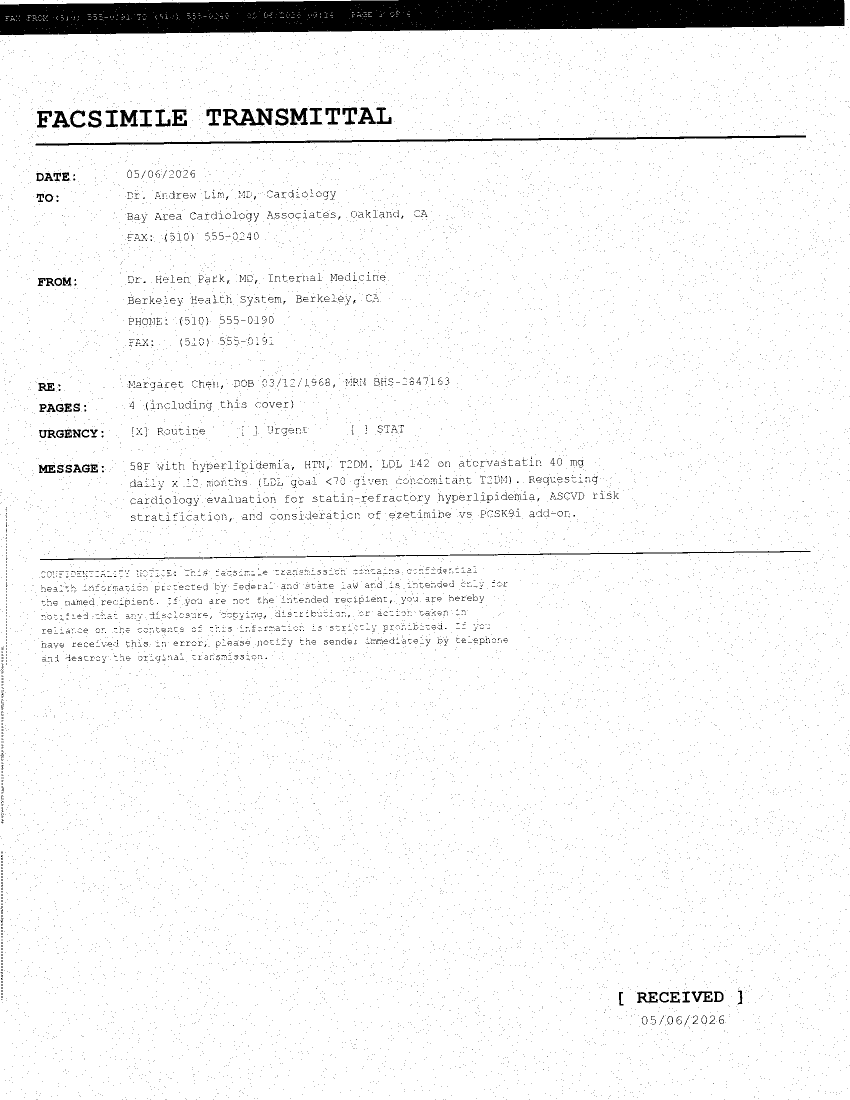
#> input picture agent-api/tests/fixtures/w2/multimodal/tiff/p01-chen-fax-packet.lab-only.tiff, 1700 x 2200 px (shown at 1/2 size)
$ python -i photo_preprocess.py   (imports and definitions only)   (older library calls are emulated)
#> lines starting #> are read from the running program, lines starting #| are printed output that depends on the picture; after the words box and inside, x2 and y2 are one past the last pixel; in counts of white or black regions, pixels touching at a corner belong together
#> further down, picture is the input picture: shape (2200, 1700, 3); 95.6% white; 15143 black regions (14670 under 20 px), largest, box (x1, y1, x2, y2) and area: (0, 0, 1689, 70) 98307, (71, 271, 1612, 292) 6242, (445, 217, 546, 251) 1779
"""Pre-OCR photo preprocessing pipeline (Phase 3 Wave 2A).

Cleans up cell-phone-photo intake images before they hit the OCR engine:
deskew → perspective unwarp → CLAHE on luminance → bilateral denoise.

Gated by ``settings.photo_preprocess`` ∈ {off, auto, force}:
  off    — no-op, returns input bytes verbatim (default)
  auto   — runs the heuristic ``is_likely_photo`` and only preprocesses
           when it votes yes
  force  — always preprocesses

Runs only on raster image input (PNG/JPEG); the caller in
``documents.ocr_engine.dispatch_extract_image`` routes PDFs around it.

Each step is wrapped so a failure returns the previous-stage image — the
pipeline never raises into the OCR call site.
"""

from __future__ import annotations

import io
import logging
import time
from typing import Optional

from agent.metrics import (
    agent_photo_preprocess_duration_seconds,
    agent_photo_preprocess_runs_total,
)
from observability.tool_logging import log_tool_outcome

logger = logging.getLogger(__name__)


# [207 lines left out: functions preprocess_photo, is_likely_photo, _resolved_mode, _safe, _deskew, not called in this run]


def _perspective_unwarp(image):
    """If a clean 4-corner contour dominates the frame (>30% area), unwarp it
    to a rectangle. Returns the original image if no clean quad is found —
    this stage is conservative because a wrong unwarp is worse than none."""
    import cv2  # type: ignore
    import numpy as np  # type: ignore

    gray = cv2.cvtColor(image, cv2.COLOR_BGR2GRAY) if image.ndim == 3 else image
    blurred = cv2.GaussianBlur(gray, (5, 5), 0)
    edges = cv2.Canny(blurred, 75, 200)
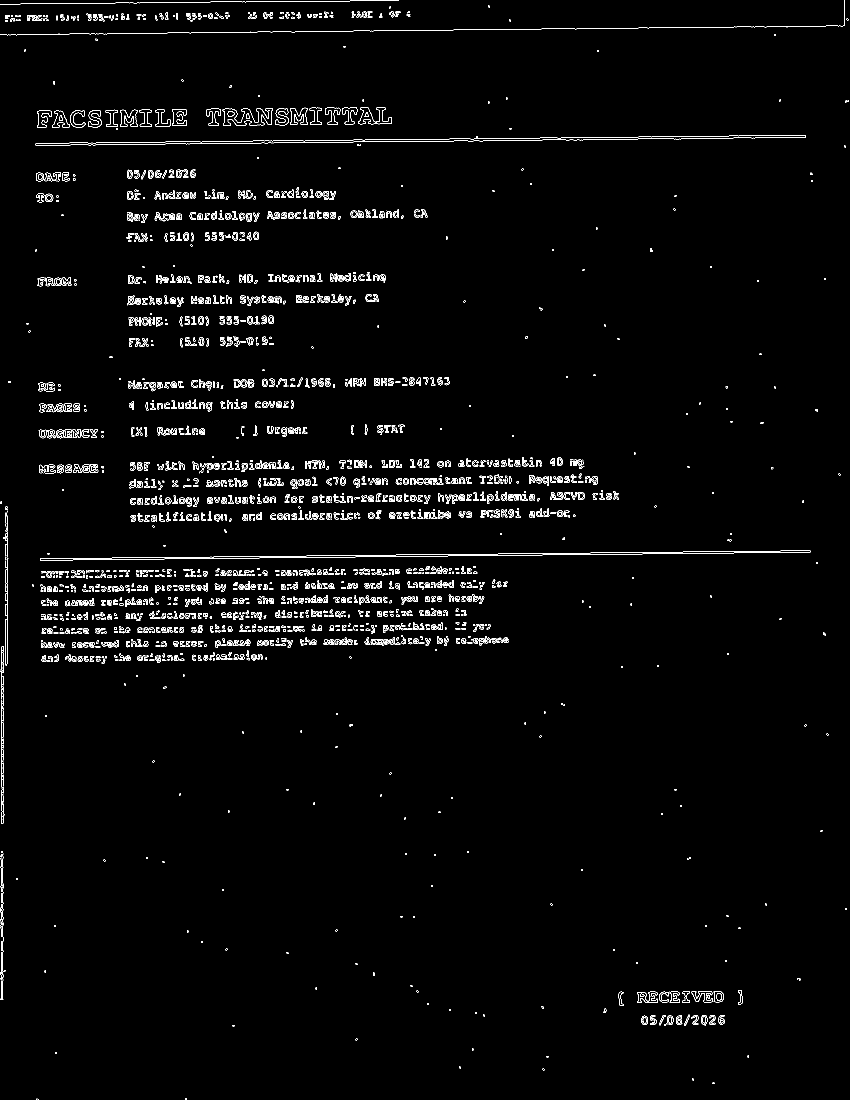
#> edges: shape (2200, 1700) (shown at 1/2 size); 2.1% white in thin lines or dots
    contours, _ = cv2.findContours(edges, cv2.RETR_EXTERNAL, cv2.CHAIN_APPROX_SIMPLE)
#> contours = 1790 contours, 977 with area under 20; largest, box (x1, y1, x2, y2) and area: (71, 270, 1612, 292) 6302, (445, 216, 546, 251) 1980, (80, 1101, 1621, 1121) 1056, (716, 214, 783, 249) 1011, (0, 1293, 8, 1624) 879
    if not contours:
        return image
    h, w = image.shape[:2]
#> h = 2200; w = 1700
    img_area = float(h * w)
#> img_area = 3740000
    best = None
    for c in sorted(contours, key=cv2.contourArea, reverse=True)[:5]:
        peri = cv2.arcLength(c, True)
        approx = cv2.approxPolyDP(c, 0.02 * peri, True)
        if len(approx) == 4 and cv2.contourArea(approx) > 0.30 * img_area:
            best = approx.reshape(4, 2).astype("float32")
            break
#> this loop made 5 passes
#> (peri, approx) on passes 1, 3, 5: (3161.4, [[1611, 271], [71, 290]]), (5505.8, [[1620, 1101], [80, 1120]]), (988, [[3, 1293], [6, 1623]])
#> peri on passes 2, 4: 520.6, 318.5
    if best is None:
        return image
    # Order points: TL, TR, BR, BL.
    s = best.sum(axis=1)
    diff = np.diff(best, axis=1).ravel()
    rect = np.zeros((4, 2), dtype="float32")
    rect[0] = best[np.argmin(s)]
    rect[2] = best[np.argmax(s)]
    rect[1] = best[np.argmin(diff)]
    rect[3] = best[np.argmax(diff)]
    (tl, tr, br, bl) = rect
    width = max(np.linalg.norm(br - bl), np.linalg.norm(tr - tl))
    height = max(np.linalg.norm(tr - br), np.linalg.norm(tl - bl))
    if width < 50 or height < 50:
        return image
    dst = np.array(
        [[0, 0], [width - 1, 0], [width - 1, height - 1], [0, height - 1]],
        dtype="float32",
    )
    M = cv2.getPerspectiveTransform(rect, dst)
    return cv2.warpPerspective(image, M, (int(width), int(height)))


# [22 lines left out: functions _clahe, _bilateral_denoise, not called in this run]

>>> import cv2
>>> picture = cv2.imread('../tests/fixtures/w2/multimodal/tiff/p01-chen-fax-packet.lab-only.tiff')
>>> result = _perspective_unwarp(picture)

$ run again, on agent-api/tests/fixtures/w2/multimodal/tiff/p04-kowalski-fax-packet.4page.tiff
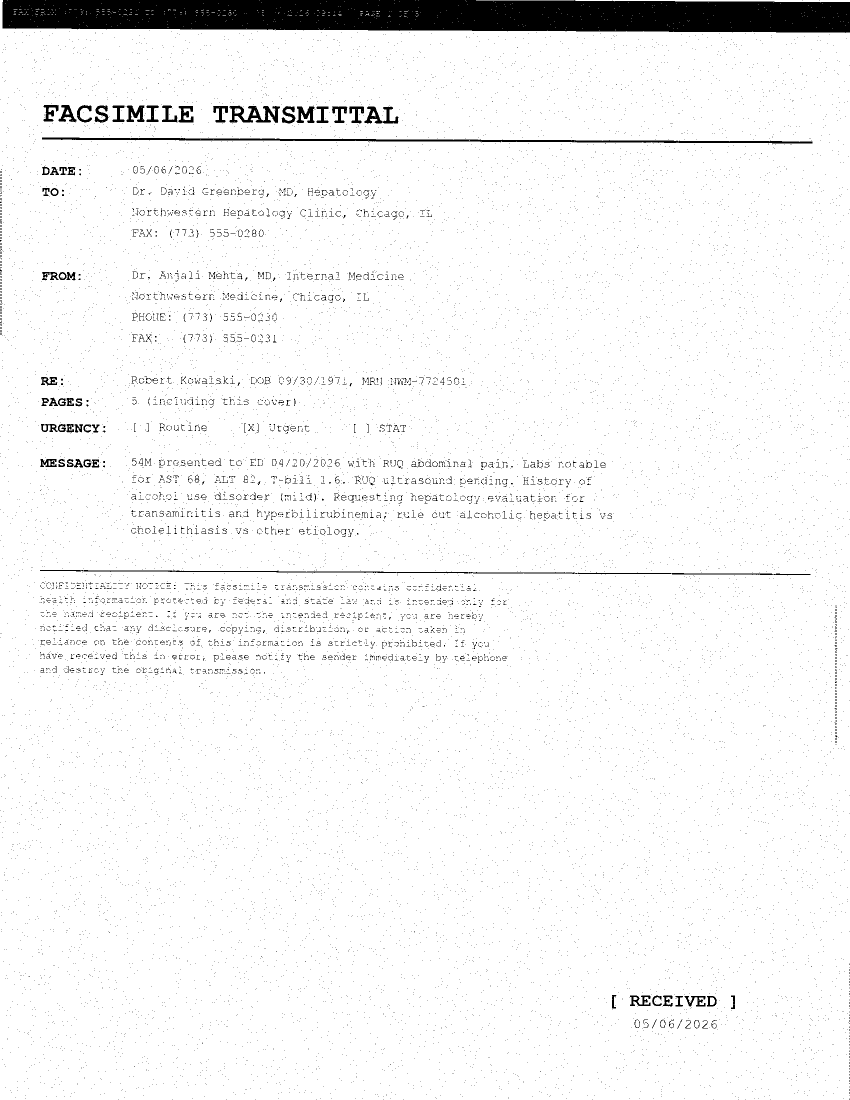
#> input picture agent-api/tests/fixtures/w2/multimodal/tiff/p04-kowalski-fax-packet.4page.tiff, 1700 x 2200 px (shown at 1/2 size)
#> picture is the input picture: shape (2200, 1700, 3); 95.5% white; 15491 black regions (15050 under 20 px), largest, box (x1, y1, x2, y2) and area: (5, 0, 1700, 66) 100758, (84, 275, 1625, 287) 6219, (80, 1140, 937, 1147) 1779
#> in _perspective_unwarp, `edges = cv2.Canny(blurred, 75, 200)`:
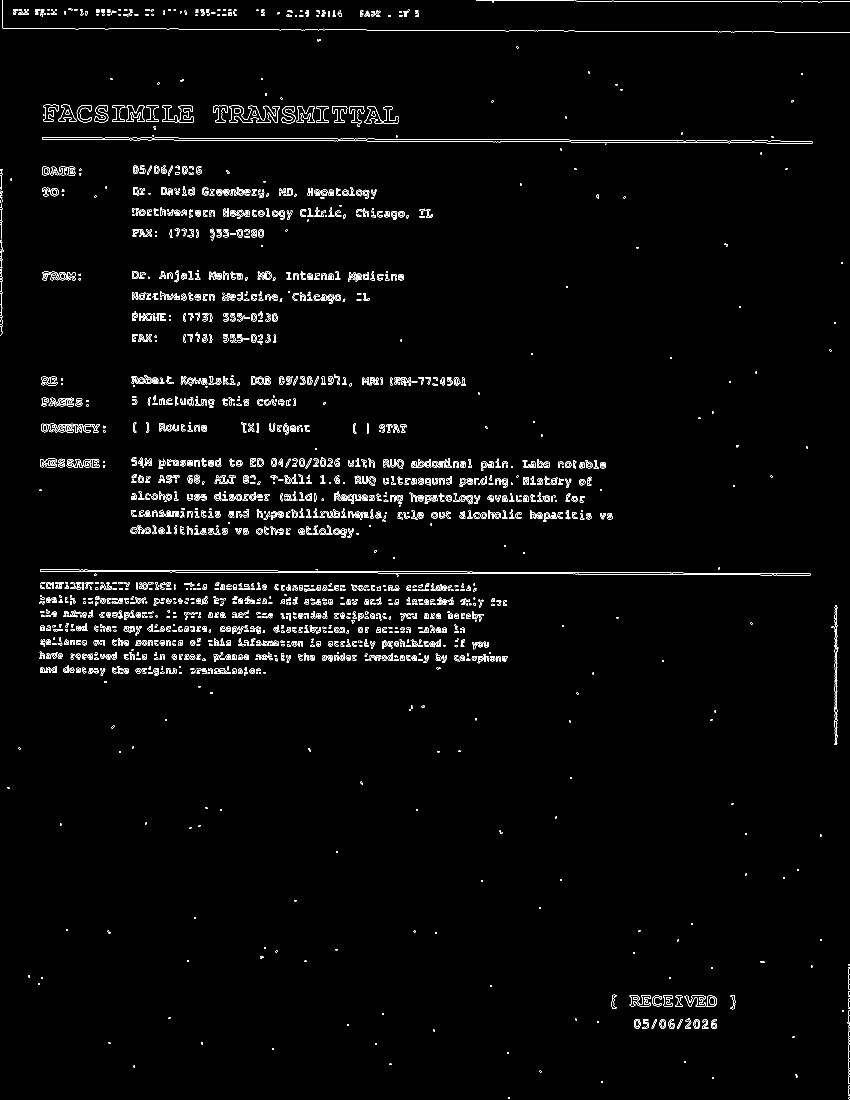
#> edges: shape (2200, 1700) (shown at 1/2 size); 2.1% white in thin lines or dots
#> contours = 1857 contours, 1024 with area under 20; largest, box (x1, y1, x2, y2) and area: (84, 274, 1625, 288) 6240, (80, 1139, 1621, 1153) 4697, (459, 211, 560, 246) 1920, (729, 212, 797, 247) 1076, (1668, 1210, 1677, 1490) 842
#> the loop in _perspective_unwarp, `for c in sorted(contours, key=cv2.contourArea, reverse=True)[:5]:` made 5 passes
#> (peri, approx) on passes 1, 2, 5: (3158.9, [[84, 275], [1624, 286]]), (3130.5, [[80, 1139], [1620, 1150]]), (752, [[1670, 1210], [1673, 1489]])
